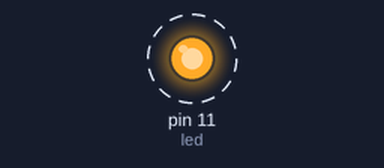
Recording of a sketch running on a simulated Arduino Uno, built with avr-gcc and run on an emulated ATmega328P. Shown: output pins drawn as LEDs (lit = HIGH). Dashed ring = blinking.

Above: at 0.5 s.
Timing chart, 0 to 4.6 s (numbered marks = the images above):
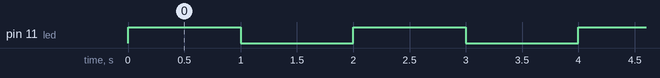

Measured:
- by itself, pin 11 (led): alternates HIGH for 1.0 s and LOW for 1.0 s

The sketch:

ledBlinking_analog.ino
```cpp
/*
  ledBlinking_analog
  Turns on an LED on for one second, then off for one second, repeatedly.

  Code definition :
  * #define - A usefule C component that allows the programmer to give a name to a constant value before the program is compiled
     Syntax - #define constantName value
     Reference - https://www.arduino.cc/en/reference/define
  * int - Integers are your primary data-type for number storage
     Syntax - int var = val;
               var - you int variable name
               val - the value you assign to that variable
     Reference - https://www.arduino.cc/en/reference/int
  * delay(ms) - Pauses the program for the amount of time (in milliseconds) specified as parameter.
     Parameters - ms : the number of milliseconds to pause
     Reference - https://www.arduino.cc/en/reference/delay
  * analogWrite(pin, value) - Writes an analog value(PWM wave) to a pin
     Parameters - pin : the pin to write to
                  value : the duty cycle: between 0(always off) and 255(always on)
     Reference - https://www.arduino.cc/en/Reference/analogWrite
 */

//  Library
//    Put your libraries that you want to use here

//  Define
//    Put your constant definition here
#define led 11

//  Variable
//    Put your variables here
int time = 1000; // 1 second

//  Extras
//    Put your extra setup here, ex. library initialization


void setup() {
  // put your setup code here, to run once:
}

void loop() {
  // put your main code here, to run repeatedly:

  analogWrite(led, 255);
  delay(time);
  analogWrite(led, 0);
  delay(time);
}
```
